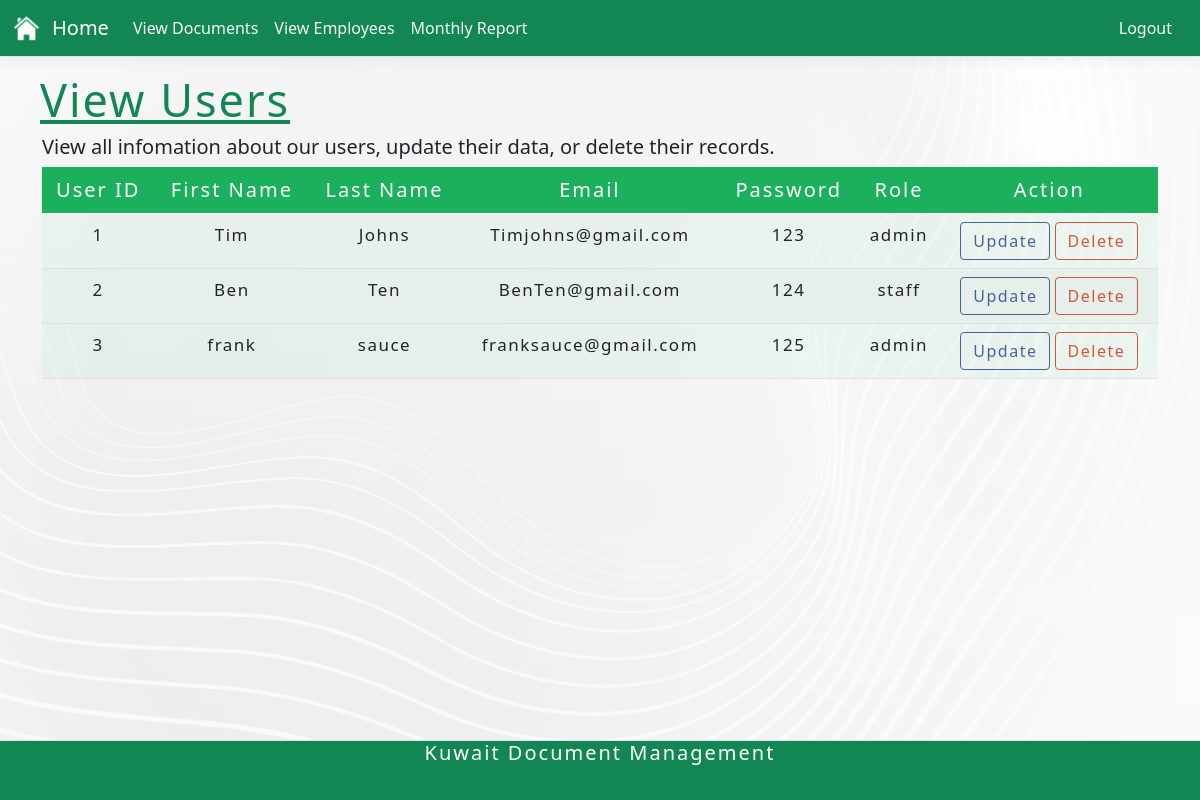
Screenshot of /Group31/viewEmployees.php with the database file from the repository.
### tables this page shows
CREATE TABLE "credentials" (
	"id"	INTEGER NOT NULL,
	"fname"	TEXT NOT NULL,
	"lname"	TEXT NOT NULL,
	"email"	TEXT NOT NULL,
	"password"	TEXT NOT NULL,
	"role"	TEXT NOT NULL,
	PRIMARY KEY("id")
);

### Group31/viewUserSQL.php (called while the page is built, shortened)
<?php
function getUsers (){
    $os = getOS();
    if($os === "Mac"){
        $db = new SQLITE3('../Database/Kuwaitt.db');
    }
    else{
        $db = new SQLITE3('..\\Database\\Kuwaitt.db');
    }
    $sql = "SELECT * FROM credentials";
    $stmt = $db->prepare($sql);
    $result = $stmt->execute();
    while ($row = $result->fetchArray()){
        $arrayResult [] = $row;
    }
    return $arrayResult;
}

### Group31/viewEmployees.php (the view, shortened to what this page needs)
<?php
require("managerNAV.php");
include_once("viewUserSQL.php");
$user = getUsers();
?>
        <div>
  <h1 class="tableHeader"><u>View Users</u></h1>
</div>
<div class="container bgColor">
        <main role="main" class="pb-3">
            <h5>View all infomation about our users, update their data, or delete their records.</h5>
                <div class="row">
                <div class="col">
                <table class="table table-hover">
                    <thead class="theadColour" >
                        <td style="text-align: center;">User ID</td>
                        <td style="text-align: center;">First Name</td>
                        <td style="text-align: center;">Last Name</td>
                        <td style="text-align: center;">Email</td>
                        <td style="text-align: center;">Password</td>
                        <td style="text-align: center;">Role</td>
                        <td style="text-align: center;">Action</td>
                    </thead>
                    <?php
                        for ($i=0; $i<count($user); $i++):
                    ?>
                    <tr>
                        <td class="tbContents"><?php echo $user[$i]['id']?></td>
                        <td class="tbContents"><?php echo $user[$i]['fname']?></td>
                        <td class="tbContents"><?php echo $user[$i]['lname']?></td>
                        <td class="tbContents"><?php echo $user[$i]['email']?></td>
                        <td class="tbContents"><?php echo $user[$i]['password']?></td>
                        <td class="tbContents"><?php echo $user[$i]['role']?></td>
                        <td style="text-align: center;"><a href="updateUser.php?uid=<?php echo $user[$i]['id']; ?>" class="btn btn-action">Update</a>
                        <a href="deleteUser.php?id=<?php echo $user[$i]['id']; ?>" class="btn btn-negative">Delete</a></td>
                    </tr>
                    <?php endfor;?>
                </table>
            </div>
        </div>
        </main>
</div>
<?php require("Footer.php");?>

### Group31/site2.css (style rules this page uses)
a { color: #0366d6; }
.btn-action { border-color: #48639C !important; color: #48639C !important; font-family: 'Segoe UI', Tahoma, Geneva, Verdana, sans-serif; letter-spacing: 1.5px; white-space: nowrap; font-size: 17px; }
.btn-negative { border-color: #D5573B !important; color: #D5573B !important; font-family: 'Segoe UI', Tahoma, Geneva, Verdana, sans-serif; letter-spacing: 1.5px; white-space: nowrap; font-size: 17px; }
html { font-size: 14px; }
body { background-image: url("whiteBkg.jpg"); }
@media (min-width: 768px) { html { font-size: 16px; } }
html { position: relative; min-height: 100%; }
body { margin-bottom: 60px; }
body::after { content: ''; display: block; height: 100px; }
.bkg { background: "whiteBkg.jpg"; background-size: cover; background-repeat: no-repeat; }
.container { min-height: 100%; }
table { border-collapse: collapse; width: 100%; }
th, td { text-align: left; padding: 8px; }
tr:nth-child(even) { background-color: #f2f2f2; }
html, body { max-width: 100%; overflow-x: hidden; }
thead.theadColour { text-align: center; background: #1ab05c; color: white; font-family: 'Segoe UI', Tahoma, Geneva, Verdana, sans-serif; letter-spacing: 2px; white-space: nowrap; font-size: 20px; }
td.tbContents { text-align: center; font-family: 'Segoe UI', Tahoma, Geneva, Verdana, sans-serif; letter-spacing: 1.5px; white-space: nowrap; font-size: 17px; }
table tr td, table tr th { background-color: rgba(26, 176, 92, 0.05) !important; }
.tableHeader { font-family: 'Segoe UI', Tahoma, Geneva, Verdana, sans-serif; font-size: 45px; letter-spacing: 2px; color: #128754; top: 60px; padding-left: 40px; }

### rows the page displays
credentials: id "1", fname "Tim", lname "Johns", email "Timjohns@gmail.com", password "123", role "admin"
credentials: id "2", fname "Ben", lname "Ten", email "BenTen@gmail.com", password "124", role "staff"
credentials: id "3", fname "frank", lname "sauce", email "franksauce@gmail.com", password "125", role "admin"
